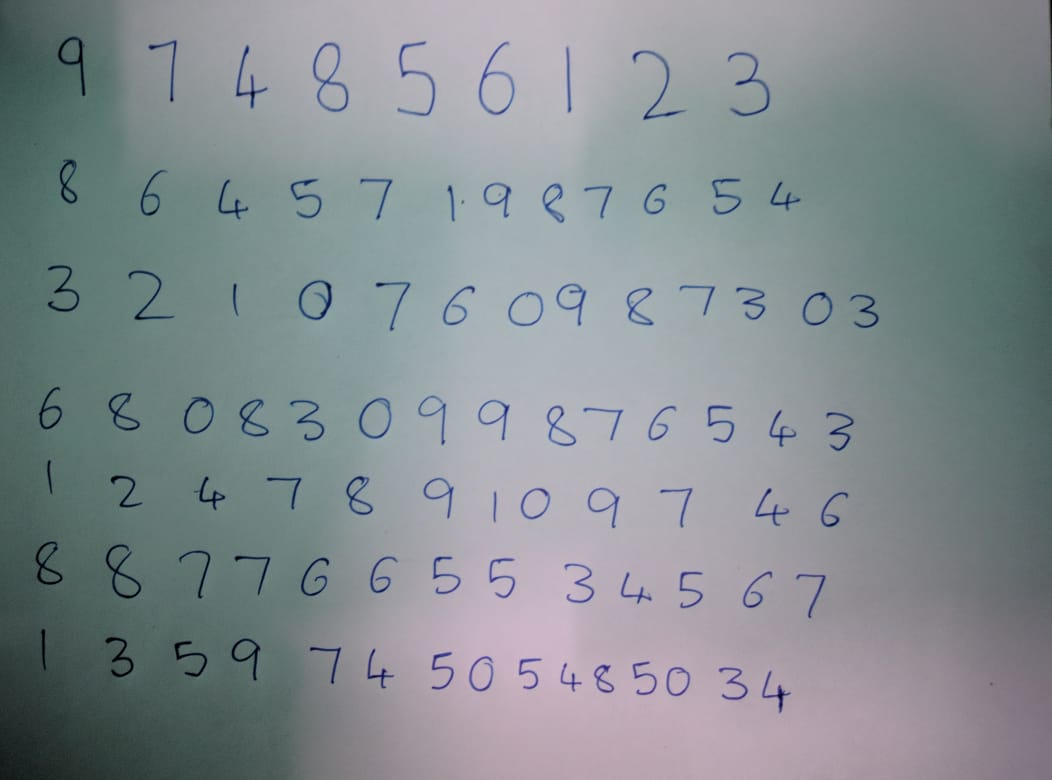
//> input picture cmake-build-debug/image.jpeg, 1052 x 780 px
$ ./final cmake-build-debug/image.jpeg   (built with g++ and OpenCV 4)
//> lines starting //> are read from the running program, lines starting //| are printed output that depends on the picture; after the words box and inside, x2 and y2 are one past the last pixel; in counts of white or black regions, pixels touching at a corner belong together
//
// Created by aayush on 19/1/19.
//
#include <opencv2/core.hpp>
#include <opencv2/highgui.hpp>
#include <boost/lexical_cast.hpp>
#include <iostream>
#include <opencv2/dnn.hpp>
#include <opencv2/imgproc/imgproc.hpp>

using namespace std;
using namespace cv;
using namespace cv::dnn;
int main(int argc, char**argv){
    auto IMGFNAME = argv[1];
    auto imgorig = imread(IMGFNAME, IMREAD_GRAYSCALE);
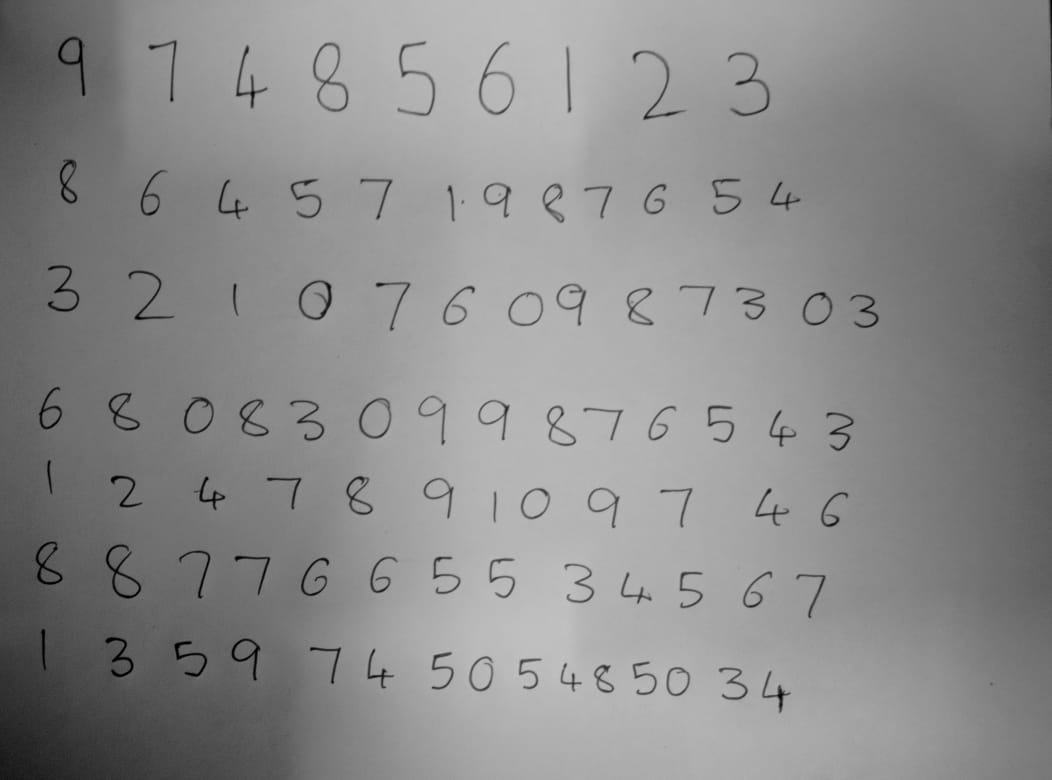
//> imgorig: 780 rows x 1052 cols, CV_8UC1; min 0, max 201, mean 138.9
    Mat img;
    GaussianBlur(imgorig, img, Size(7, 7), 0);
    adaptiveThreshold(img, img, 255, ADAPTIVE_THRESH_GAUSSIAN_C, THRESH_BINARY_INV, 41, 10.0);
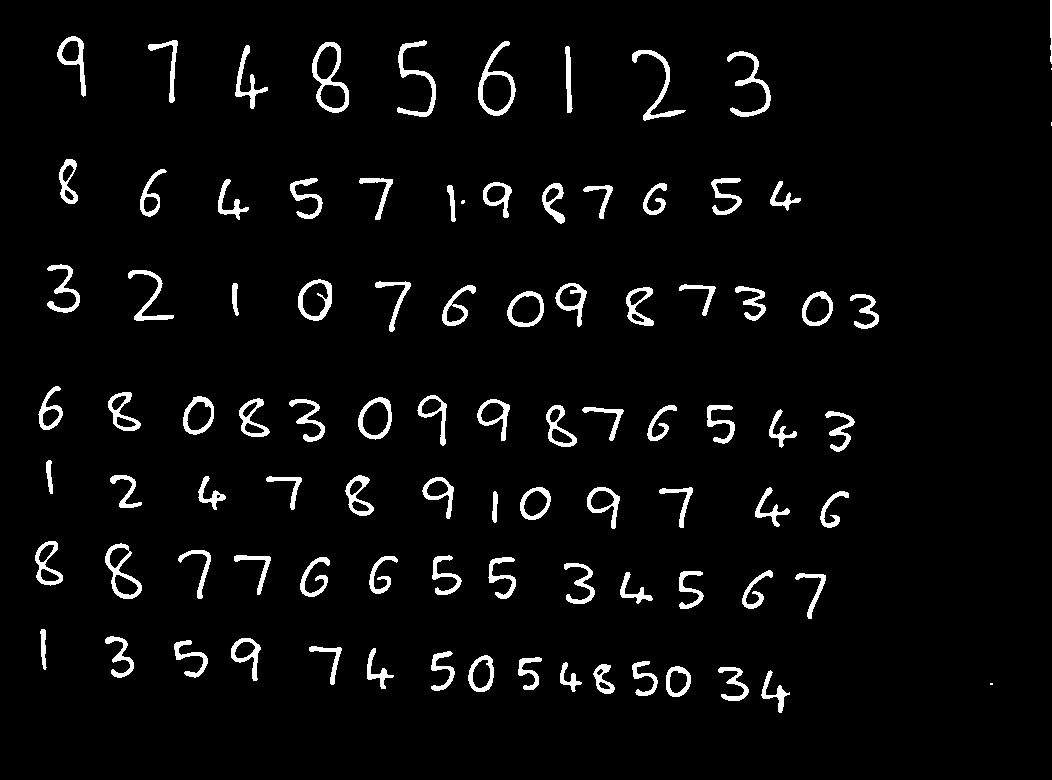
//> img: 780 rows x 1052 cols, CV_8UC1; 4.2% white; 93 white regions (4 under 20 px), largest, box (x1, y1, x2, y2) and area: (312, 42, 349, 113) 797, (478, 41, 516, 116) 714, (397, 40, 436, 117) 702
    namedWindow("Image", WINDOW_NORMAL);
    imshow("Image", imgorig);
//> (the run ends here: the program stops with an error, at `for (int y = 0; y < img.rows; y++)`)
